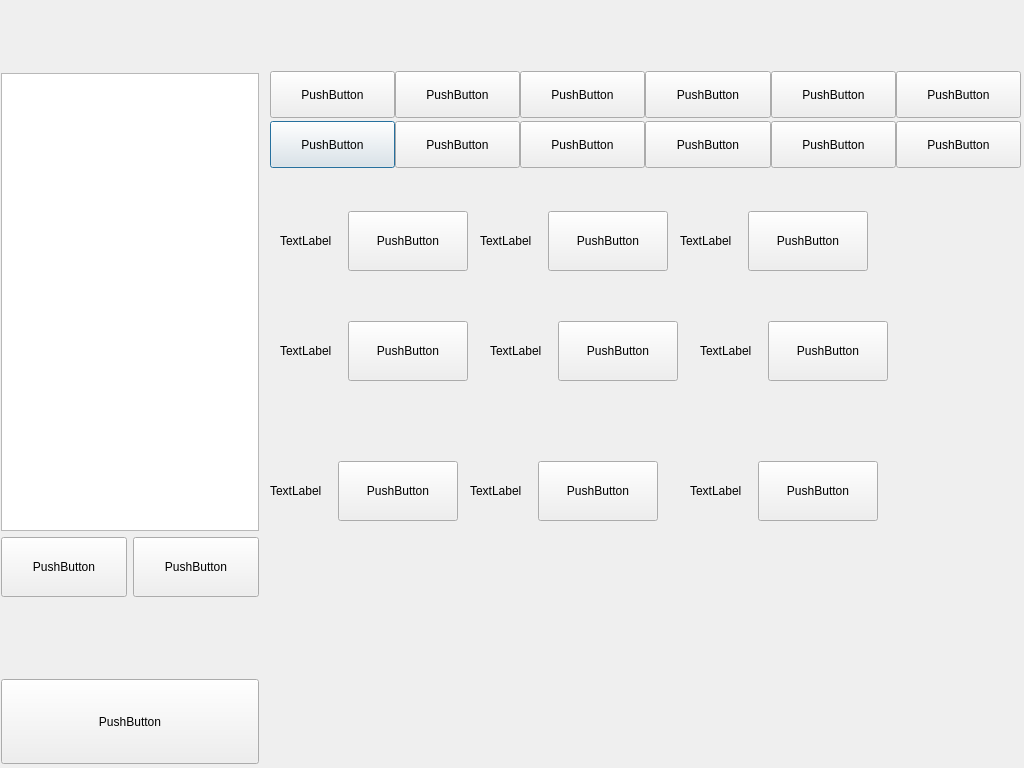
<?xml version="1.0" encoding="UTF-8"?>
<ui version="4.0">
 <class>clientClass</class>
 <widget class="QDialog" name="clientClass">
  <property name="geometry">
   <rect>
    <x>0</x>
    <y>0</y>
    <width>1024</width>
    <height>768</height>
   </rect>
  </property>
  <property name="windowTitle">
   <string>Dialog</string>
  </property>
  <widget class="QWidget" name="layoutWidget">
   <property name="geometry">
    <rect>
     <x>270</x>
     <y>120</y>
     <width>751</width>
     <height>49</height>
    </rect>
   </property>
   <layout class="QHBoxLayout" name="horizontalLayout_3">
    <property name="spacing">
     <number>0</number>
    </property>
    <item>
     <widget class="QPushButton" name="pushButton_10">
      <property name="minimumSize">
       <size>
        <width>0</width>
        <height>47</height>
       </size>
      </property>
      <property name="text">
       <string>PushButton</string>
      </property>
     </widget>
    </item>
    <item>
     <widget class="QPushButton" name="pushButton_11">
      <property name="minimumSize">
       <size>
        <width>100</width>
        <height>47</height>
       </size>
      </property>
      <property name="text">
       <string>PushButton</string>
      </property>
     </widget>
    </item>
    <item>
     <widget class="QPushButton" name="pushButton_12">
      <property name="minimumSize">
       <size>
        <width>0</width>
        <height>47</height>
       </size>
      </property>
      <property name="text">
       <string>PushButton</string>
      </property>
     </widget>
    </item>
    <item>
     <widget class="QPushButton" name="pushButton_13">
      <property name="minimumSize">
       <size>
        <width>0</width>
        <height>47</height>
       </size>
      </property>
      <property name="text">
       <string>PushButton</string>
      </property>
     </widget>
    </item>
    <item>
     <widget class="QPushButton" name="pushButton_14">
      <property name="minimumSize">
       <size>
        <width>0</width>
        <height>47</height>
       </size>
      </property>
      <property name="text">
       <string>PushButton</string>
      </property>
     </widget>
    </item>
    <item>
     <widget class="QPushButton" name="pushButton_15">
      <property name="minimumSize">
       <size>
        <width>0</width>
        <height>47</height>
       </size>
      </property>
      <property name="text">
       <string>PushButton</string>
      </property>
     </widget>
    </item>
   </layout>
  </widget>
  <widget class="QWidget" name="layoutWidget_2">
   <property name="geometry">
    <rect>
     <x>480</x>
     <y>210</y>
     <width>188</width>
     <height>62</height>
    </rect>
   </property>
   <layout class="QHBoxLayout" name="horizontalLayout_5">
    <item>
     <widget class="QLabel" name="label_2">
      <property name="minimumSize">
       <size>
        <width>60</width>
        <height>60</height>
       </size>
      </property>
      <property name="text">
       <string>TextLabel</string>
      </property>
     </widget>
    </item>
    <item>
     <widget class="QPushButton" name="pushButton_17">
      <property name="minimumSize">
       <size>
        <width>120</width>
        <height>60</height>
       </size>
      </property>
      <property name="text">
       <string>PushButton</string>
      </property>
     </widget>
    </item>
   </layout>
  </widget>
  <widget class="QWidget" name="layoutWidget_3">
   <property name="geometry">
    <rect>
     <x>680</x>
     <y>210</y>
     <width>188</width>
     <height>62</height>
    </rect>
   </property>
   <layout class="QHBoxLayout" name="horizontalLayout_6">
    <item>
     <widget class="QLabel" name="label_3">
      <property name="minimumSize">
       <size>
        <width>60</width>
        <height>60</height>
       </size>
      </property>
      <property name="text">
       <string>TextLabel</string>
      </property>
     </widget>
    </item>
    <item>
     <widget class="QPushButton" name="pushButton_18">
      <property name="minimumSize">
       <size>
        <width>120</width>
        <height>60</height>
       </size>
      </property>
      <property name="text">
       <string>PushButton</string>
      </property>
     </widget>
    </item>
   </layout>
  </widget>
  <widget class="QWidget" name="layoutWidget_4">
   <property name="geometry">
    <rect>
     <x>280</x>
     <y>320</y>
     <width>188</width>
     <height>62</height>
    </rect>
   </property>
   <layout class="QHBoxLayout" name="horizontalLayout_7">
    <item>
     <widget class="QLabel" name="label_4">
      <property name="minimumSize">
       <size>
        <width>60</width>
        <height>60</height>
       </size>
      </property>
      <property name="text">
       <string>TextLabel</string>
      </property>
     </widget>
    </item>
    <item>
     <widget class="QPushButton" name="pushButton_19">
      <property name="minimumSize">
       <size>
        <width>120</width>
        <height>60</height>
       </size>
      </property>
      <property name="text">
       <string>PushButton</string>
      </property>
     </widget>
    </item>
   </layout>
  </widget>
  <widget class="QWidget" name="layoutWidget_5">
   <property name="geometry">
    <rect>
     <x>490</x>
     <y>320</y>
     <width>188</width>
     <height>62</height>
    </rect>
   </property>
   <layout class="QHBoxLayout" name="horizontalLayout_8">
    <item>
     <widget class="QLabel" name="label_5">
      <property name="minimumSize">
       <size>
        <width>60</width>
        <height>60</height>
       </size>
      </property>
      <property name="text">
       <string>TextLabel</string>
      </property>
     </widget>
    </item>
    <item>
     <widget class="QPushButton" name="pushButton_20">
      <property name="minimumSize">
       <size>
        <width>120</width>
        <height>60</height>
       </size>
      </property>
      <property name="text">
       <string>PushButton</string>
      </property>
     </widget>
    </item>
   </layout>
  </widget>
  <widget class="QWidget" name="layoutWidget_6">
   <property name="geometry">
    <rect>
     <x>700</x>
     <y>320</y>
     <width>188</width>
     <height>62</height>
    </rect>
   </property>
   <layout class="QHBoxLayout" name="horizontalLayout_9">
    <item>
     <widget class="QLabel" name="label_6">
      <property name="minimumSize">
       <size>
        <width>60</width>
        <height>60</height>
       </size>
      </property>
      <property name="text">
       <string>TextLabel</string>
      </property>
     </widget>
    </item>
    <item>
     <widget class="QPushButton" name="pushButton_21">
      <property name="minimumSize">
       <size>
        <width>120</width>
        <height>60</height>
       </size>
      </property>
      <property name="text">
       <string>PushButton</string>
      </property>
     </widget>
    </item>
   </layout>
  </widget>
  <widget class="QWidget" name="layoutWidget_7">
   <property name="geometry">
    <rect>
     <x>690</x>
     <y>460</y>
     <width>188</width>
     <height>62</height>
    </rect>
   </property>
   <layout class="QHBoxLayout" name="horizontalLayout_10">
    <item>
     <widget class="QLabel" name="label_7">
      <property name="minimumSize">
       <size>
        <width>60</width>
        <height>60</height>
       </size>
      </property>
      <property name="text">
       <string>TextLabel</string>
      </property>
     </widget>
    </item>
    <item>
     <widget class="QPushButton" name="pushButton_22">
      <property name="minimumSize">
       <size>
        <width>120</width>
        <height>60</height>
       </size>
      </property>
      <property name="text">
       <string>PushButton</string>
      </property>
     </widget>
    </item>
   </layout>
  </widget>
  <widget class="QWidget" name="layoutWidget_8">
   <property name="geometry">
    <rect>
     <x>470</x>
     <y>460</y>
     <width>188</width>
     <height>62</height>
    </rect>
   </property>
   <layout class="QHBoxLayout" name="horizontalLayout_11">
    <item>
     <widget class="QLabel" name="label_8">
      <property name="minimumSize">
       <size>
        <width>60</width>
        <height>60</height>
       </size>
      </property>
      <property name="text">
       <string>TextLabel</string>
      </property>
     </widget>
    </item>
    <item>
     <widget class="QPushButton" name="pushButton_23">
      <property name="minimumSize">
       <size>
        <width>120</width>
        <height>60</height>
       </size>
      </property>
      <property name="text">
       <string>PushButton</string>
      </property>
     </widget>
    </item>
   </layout>
  </widget>
  <widget class="QWidget" name="layoutWidget_9">
   <property name="geometry">
    <rect>
     <x>270</x>
     <y>460</y>
     <width>188</width>
     <height>62</height>
    </rect>
   </property>
   <layout class="QHBoxLayout" name="horizontalLayout_12">
    <item>
     <widget class="QLabel" name="label_9">
      <property name="minimumSize">
       <size>
        <width>60</width>
        <height>60</height>
       </size>
      </property>
      <property name="text">
       <string>TextLabel</string>
      </property>
     </widget>
    </item>
    <item>
     <widget class="QPushButton" name="pushButton_24">
      <property name="minimumSize">
       <size>
        <width>120</width>
        <height>60</height>
       </size>
      </property>
      <property name="text">
       <string>PushButton</string>
      </property>
     </widget>
    </item>
   </layout>
  </widget>
  <widget class="QWidget" name="layoutWidget">
   <property name="geometry">
    <rect>
     <x>1</x>
     <y>73</y>
     <width>258</width>
     <height>691</height>
    </rect>
   </property>
   <layout class="QVBoxLayout" name="verticalLayout">
    <item>
     <widget class="QTableView" name="tableView"/>
    </item>
    <item>
     <layout class="QHBoxLayout" name="horizontalLayout">
      <item>
       <widget class="QPushButton" name="pushButton_3">
        <property name="minimumSize">
         <size>
          <width>0</width>
          <height>60</height>
         </size>
        </property>
        <property name="text">
         <string>PushButton</string>
        </property>
       </widget>
      </item>
      <item>
       <widget class="QPushButton" name="pushButton">
        <property name="minimumSize">
         <size>
          <width>0</width>
          <height>60</height>
         </size>
        </property>
        <property name="text">
         <string>PushButton</string>
        </property>
       </widget>
      </item>
     </layout>
    </item>
    <item>
     <widget class="QWidget" name="widget" native="true">
      <property name="minimumSize">
       <size>
        <width>0</width>
        <height>70</height>
       </size>
      </property>
      <zorder></zorder>
     </widget>
    </item>
    <item>
     <widget class="QPushButton" name="pushButton_2">
      <property name="minimumSize">
       <size>
        <width>0</width>
        <height>85</height>
       </size>
      </property>
      <property name="text">
       <string>PushButton</string>
      </property>
     </widget>
    </item>
   </layout>
  </widget>
  <widget class="QWidget" name="layoutWidget">
   <property name="geometry">
    <rect>
     <x>270</x>
     <y>70</y>
     <width>751</width>
     <height>49</height>
    </rect>
   </property>
   <layout class="QHBoxLayout" name="horizontalLayout_2">
    <property name="spacing">
     <number>0</number>
    </property>
    <item>
     <widget class="QPushButton" name="pushButton_9">
      <property name="minimumSize">
       <size>
        <width>0</width>
        <height>47</height>
       </size>
      </property>
      <property name="text">
       <string>PushButton</string>
      </property>
     </widget>
    </item>
    <item>
     <widget class="QPushButton" name="pushButton_8">
      <property name="minimumSize">
       <size>
        <width>100</width>
        <height>47</height>
       </size>
      </property>
      <property name="text">
       <string>PushButton</string>
      </property>
     </widget>
    </item>
    <item>
     <widget class="QPushButton" name="pushButton_7">
      <property name="minimumSize">
       <size>
        <width>0</width>
        <height>47</height>
       </size>
      </property>
      <property name="text">
       <string>PushButton</string>
      </property>
     </widget>
    </item>
    <item>
     <widget class="QPushButton" name="pushButton_6">
      <property name="minimumSize">
       <size>
        <width>0</width>
        <height>47</height>
       </size>
      </property>
      <property name="text">
       <string>PushButton</string>
      </property>
     </widget>
    </item>
    <item>
     <widget class="QPushButton" name="pushButton_5">
      <property name="minimumSize">
       <size>
        <width>0</width>
        <height>47</height>
       </size>
      </property>
      <property name="text">
       <string>PushButton</string>
      </property>
     </widget>
    </item>
    <item>
     <widget class="QPushButton" name="pushButton_4">
      <property name="minimumSize">
       <size>
        <width>0</width>
        <height>47</height>
       </size>
      </property>
      <property name="text">
       <string>PushButton</string>
      </property>
     </widget>
    </item>
   </layout>
  </widget>
  <widget class="QWidget" name="layoutWidget">
   <property name="geometry">
    <rect>
     <x>280</x>
     <y>210</y>
     <width>188</width>
     <height>62</height>
    </rect>
   </property>
   <layout class="QHBoxLayout" name="horizontalLayout_4">
    <item>
     <widget class="QLabel" name="label">
      <property name="minimumSize">
       <size>
        <width>60</width>
        <height>60</height>
       </size>
      </property>
      <property name="text">
       <string>TextLabel</string>
      </property>
     </widget>
    </item>
    <item>
     <widget class="QPushButton" name="pushButton_16">
      <property name="minimumSize">
       <size>
        <width>120</width>
        <height>60</height>
       </size>
      </property>
      <property name="text">
       <string>PushButton</string>
      </property>
     </widget>
    </item>
   </layout>
  </widget>
 </widget>
 <resources/>
 <connections/>
</ui>
